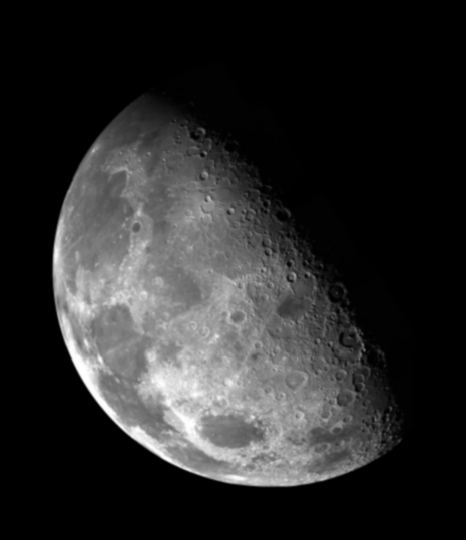
#> input picture Data/ImagesMaterial/DIP3E_Original_Images_CH03/Fig0338(a)(blurry_moon).tif, 466 x 540 px, found by its file name
$ python filter02.py
#> lines starting #> are read from the running program, lines starting #| are printed output that depends on the picture
# -*- coding:utf-8 -*-
import cv2
import numpy as np
import matplotlib.pyplot as plt

def filter():
    src_img = cv2.imread('D:/win10/CVcodes/cv/Data/Images/000.jpg', 1)
    gray_img = cv2.cvtColor(src_img, cv2.COLOR_BGR2GRAY)
    # 平滑空间滤波
    #   均值滤波
    blur_img = cv2.blur(src_img, (3, 3))
    #   中值滤波
    median_img = cv2.medianBlur(src_img, 3)

    plt.subplot(231)
    plt.imshow(src_img)
    plt.title('Source Image')

    plt.subplot(232)
    plt.imshow(gray_img, 'gray')
    plt.title('Gray Image')

    plt.subplot(233)
    plt.imshow(blur_img)
    plt.title('Blur Image')

    plt.subplot(234)
    plt.imshow(median_img)
    plt.title('MedianBlur Image')

    plt.show()

def sharpen():
    src_img = cv2.imread('D:/win10/CVcodes/cv/Data/ImagesMaterial/DIP3E_Original_Images_CH03/Fig0338(a)(blurry_moon).tif', 0)
#> src_img is the input picture: shape (540, 466); min 0, max 254, mean 42.7
    # gray_img = cv2.cvtColor(src_img, cv2.COLOR_BGR2GRAY)
    # Laplacian算子锐化
    kernel = np.array([[-1, -1, -1], [-1, 8, -1], [-1, -1, -1]])
    edge_img = cv2.filter2D(src_img, -1, kernel)
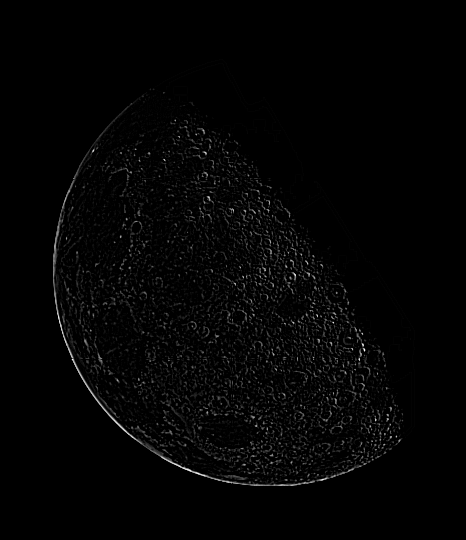
#> edge_img: shape (540, 466); min 0, max 255, mean 4.1
    outpur_img = cv2.add(src_img, edge_img)
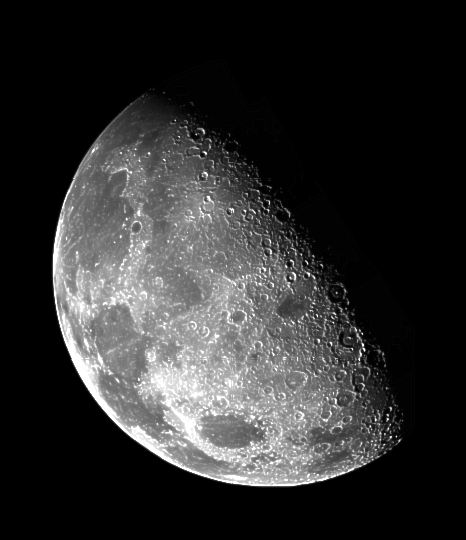
#> outpur_img: shape (540, 466); min 0, max 255, mean 46.4

    plt.subplot(131)
    plt.imshow(src_img, 'gray')
    plt.title('Gray Image')

    plt.subplot(132)
    plt.imshow(edge_img, 'gray')
    plt.title('Edge Image')

    plt.subplot(133)
    plt.imshow(outpur_img, 'gray')
    plt.title('Sharpen Image')

    plt.show()
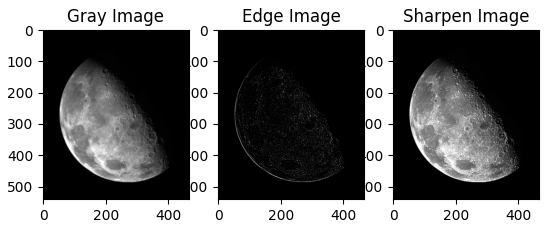
#> figure drawn by matplotlib, 3 panels

if __name__ == '__main__':
    # filter()
    sharpen()
